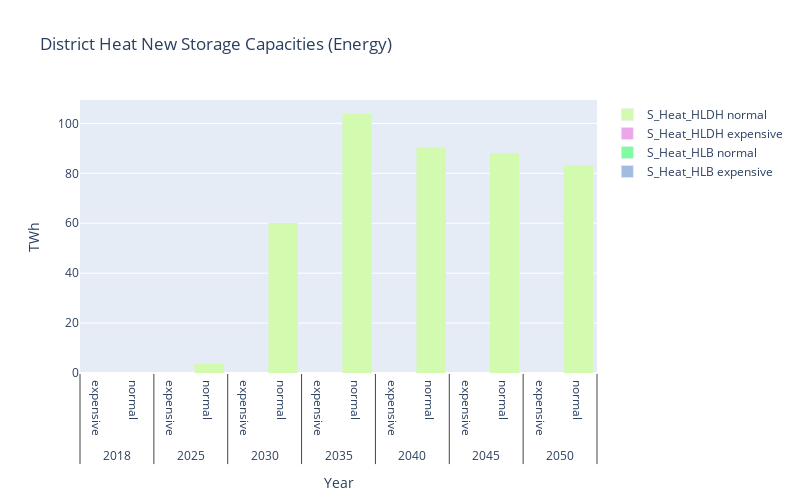

Write notebook code for a chart like this one.
### Markdown cell above
- When initializing the **BarFaciliator** we can easily make groups along on the x-axis of the plot. For now we want bars for each year, and within each year we want bars for both solutions files (*normal* and *expensive*). To do this we set ```x_grouping_columns=['Year', 'Source']```.
- We can also set the how the groupings for the *legends* / *colors* should be. Should each **Storage**-type (in this case) have its own color, and maybe each **Source** should have its own color as well? We can achieve this by setting ```legend_grouping_columns=['Storage', 'Source']```.

### Code cell
# We initialize the bar facilitator with the paths to the two solutions and the type of data we want to read
bar = BarFacilitator(sol_paths={"normal": NORMAL_DATA, "expensive": EXPENSIVE_DH_DATA}, type_of_data_to_read="NewStorageCapacity", 
                     x_grouping_columns=["Year", "Source"], legend_grouping_columns=["Storage", "Source"])

# We get the data from the facilitator
data = bar.get_relevant_data()

# We can sum all regions in EU, for this there is a helper function that can be used
data.aggreagate_all_by_sum(column_to_aggregate="Region", aggregated_entry_name="ALL", column_to_sum="Value")

# We can look at only district heating and building heating by accessing the data.df (Althoug we also have a helper function for this)
data.df = data.df[data.df["Storage"].isin(["S_Heat_HLDH", "S_Heat_HLB"])]

# We generate traces and a figure
fig = bar.generate_figure(bar.generate_traces(data))

# We can update the layout of the figure
fig.update_layout(
    title="District Heat New Storage Capacities (Energy)",
    xaxis_title="Year",
    yaxis_title="TWh",
    width=800,
    height=500
)
fig.show()
fig.write_image(PROJECT_ROOT_DIR / "figures" / "new_capacity.png")

### Figure 1 — Plotly figure (JSON) as saved in the notebook; plotly's stock layout.template omitted (floating-point values rounded to 4 significant figures)
{"data": [{"marker": {"color": "#a2bbe0"}, "name": "S_Heat_HLB expensive", "showlegend": true, "type": "bar", "x": [["2018", "2025", "2030", "2035", "2040", "2045", "2050"], ["expensive", "expensive", "expensive", "expensive", "expensive", "expensive", "expensive"]], "y": [1.345e-12, 2.209e-12, 3.763e-12, 1.423e-11, 4.127e-11, 1.004e-10, 2.76e-09]}, {"marker": {"color": "#80fb9e"}, "name": "S_Heat_HLB normal", "showlegend": true, "type": "bar", "x": [["2018", "2025", "2030", "2035", "2040", "2045", "2050"], ["normal", "normal", "normal", "normal", "normal", "normal", "normal"]], "y": [3.581e-11, 6.183e-11, 6.211e-11, 4.528e-10, 1.272e-09, 2.548e-09, 7.808e-08]}, {"marker": {"color": "#eca6eb"}, "name": "S_Heat_HLDH expensive", "showlegend": true, "type": "bar", "x": [["2018", "2025", "2030", "2035", "2040", "2045", "2050"], ["expensive", "expensive", "expensive", "expensive", "expensive", "expensive", "expensive"]], "y": [4.086e-12, 1.112e-11, 3.754e-11, 4.961e-10, 1.129e-09, 2.802e-09, 4.495e-08]}, {"marker": {"color": "#d2fbaf"}, "name": "S_Heat_HLDH normal", "showlegend": true, "type": "bar", "x": [["2018", "2025", "2030", "2035", "2040", "2045", "2050"], ["normal", "normal", "normal", "normal", "normal", "normal", "normal"]], "y": [1.234e-08, 3.703, 60.18, 103.9, 90.48, 88.22, 83.35]}], "layout": {"barmode": "stack", "height": 500, "title": {"text": "District Heat New Storage Capacities (Energy)"}, "width": 800, "xaxis": {"title": {"text": "Year"}}, "yaxis": {"title": {"text": "TWh"}}}}
